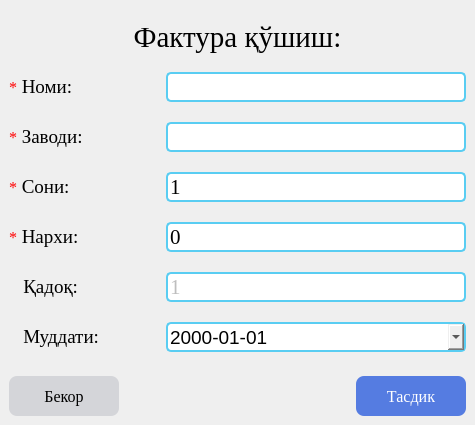
<?xml version="1.0" encoding="UTF-8"?>
<ui version="4.0">
 <class>MainWindow</class>
 <widget class="QMainWindow" name="MainWindow">
  <property name="geometry">
   <rect>
    <x>0</x>
    <y>0</y>
    <width>475</width>
    <height>425</height>
   </rect>
  </property>
  <property name="sizePolicy">
   <sizepolicy hsizetype="Fixed" vsizetype="Fixed">
    <horstretch>0</horstretch>
    <verstretch>0</verstretch>
   </sizepolicy>
  </property>
  <property name="minimumSize">
   <size>
    <width>0</width>
    <height>0</height>
   </size>
  </property>
  <property name="maximumSize">
   <size>
    <width>7575757</width>
    <height>5757575</height>
   </size>
  </property>
  <property name="windowTitle">
   <string>MainWindow</string>
  </property>
  <property name="windowIcon">
   <iconset>
    <normalon>:/01/icon.ico</normalon>
   </iconset>
  </property>
  <property name="styleSheet">
   <string notr="true">

QSpinBox#spin::up-button  {
width: 20px;
padding-top: 5px;
border-width: 1px;
}
QSpinBox#spin::down-button  {

width: 20px;
border-width: 1px;
;
}

QSpinBox#spin::up-arrow  {
image: url(:/02/drop_up.png);

min-width: 14px;
min-height: 10px;
max-width: 14px;
max-height: 10px;
height: 14px;
width: 10px;
}

QSpinBox#spin::up-button:pressed  {
top: -1px;
left: 1px;
}


QSpinBox#spin::down-arrow  {
image:  url(:/02/drop_down.png);
min-width: 14px;
min-height: 10px;
max-width: 14px;
max-height: 10px;
height: 14px;
width: 10px;
}

QSpinBox#spin::down-button:pressed  {
top: 1px;
left: 1px;
}

QSpinBox#spin_2::up-button  {
width: 20px;
padding-top: 5px;
border-width: 1px;
}
QSpinBox#spin_2::down-button  {

width: 20px;
border-width: 1px;
;
}

QSpinBox#spin_2::up-arrow  {
image: url(:/02/drop_up.png);

min-width: 14px;
min-height: 10px;
max-width: 14px;
max-height: 10px;
height: 14px;
width: 10px;
}

QSpinBox#spin_2::up-button:pressed  {
top: -1px;
left: 1px;
}


QSpinBox#spin_2::down-arrow  {
image:  url(:/02/drop_down.png);
min-width: 14px;
min-height: 10px;
max-width: 14px;
max-height: 10px;
height: 14px;
width: 10px;
}

QSpinBox#spin_2::down-button:pressed  {
top: 1px;
left: 1px;
}</string>
  </property>
  <widget class="QWidget" name="centralwidget">
   <layout class="QGridLayout" name="gridLayout">
    <item row="0" column="0">
     <layout class="QVBoxLayout" name="verticalLayout_2">
      <item>
       <widget class="QLabel" name="label_10">
        <property name="sizePolicy">
         <sizepolicy hsizetype="Expanding" vsizetype="Fixed">
          <horstretch>0</horstretch>
          <verstretch>0</verstretch>
         </sizepolicy>
        </property>
        <property name="maximumSize">
         <size>
          <width>16777215</width>
          <height>16777205</height>
         </size>
        </property>
        <property name="font">
         <font>
          <family>Times New Roman</family>
          <pointsize>22</pointsize>
         </font>
        </property>
        <property name="styleSheet">
         <string notr="true"/>
        </property>
        <property name="text">
         <string>Фактура қўшиш:</string>
        </property>
        <property name="alignment">
         <set>Qt::AlignCenter</set>
        </property>
       </widget>
      </item>
      <item>
       <layout class="QVBoxLayout" name="verticalLayout">
        <property name="spacing">
         <number>20</number>
        </property>
        <item>
         <layout class="QHBoxLayout" name="horizontalLayout">
          <property name="spacing">
           <number>0</number>
          </property>
          <item>
           <widget class="QLabel" name="label_7">
            <property name="font">
             <font>
              <family>Times New Roman</family>
              <pointsize>12</pointsize>
             </font>
            </property>
            <property name="styleSheet">
             <string notr="true">color: rgb(255, 0, 0);</string>
            </property>
            <property name="text">
             <string>*</string>
            </property>
           </widget>
          </item>
          <item>
           <widget class="QLabel" name="label">
            <property name="font">
             <font>
              <family>Times New Roman</family>
              <pointsize>14</pointsize>
             </font>
            </property>
            <property name="text">
             <string> Номи:</string>
            </property>
           </widget>
          </item>
          <item>
           <spacer name="horizontalSpacer">
            <property name="orientation">
             <enum>Qt::Horizontal</enum>
            </property>
            <property name="sizeType">
             <enum>QSizePolicy::Expanding</enum>
            </property>
            <property name="sizeHint" stdset="0">
             <size>
              <width>60</width>
              <height>20</height>
             </size>
            </property>
           </spacer>
          </item>
          <item>
           <widget class="QLineEdit" name="lineEdit">
            <property name="sizePolicy">
             <sizepolicy hsizetype="Minimum" vsizetype="Fixed">
              <horstretch>0</horstretch>
              <verstretch>0</verstretch>
             </sizepolicy>
            </property>
            <property name="minimumSize">
             <size>
              <width>300</width>
              <height>30</height>
             </size>
            </property>
            <property name="font">
             <font>
              <family>Times New Roman</family>
              <pointsize>16</pointsize>
             </font>
            </property>
            <property name="styleSheet">
             <string notr="true">QLineEdit{
border: 2px solid #59CDF2;
border-radius: 5px;
}
QLineEdit::focus{
border: 1px solid blue;
}</string>
            </property>
            <property name="placeholderText">
             <string/>
            </property>
           </widget>
          </item>
         </layout>
        </item>
        <item>
         <layout class="QHBoxLayout" name="horizontalLayout_2">
          <property name="spacing">
           <number>0</number>
          </property>
          <item>
           <widget class="QLabel" name="label_8">
            <property name="font">
             <font>
              <family>Times New Roman</family>
              <pointsize>12</pointsize>
             </font>
            </property>
            <property name="styleSheet">
             <string notr="true">color: rgb(255, 0, 0);</string>
            </property>
            <property name="text">
             <string>*</string>
            </property>
           </widget>
          </item>
          <item>
           <widget class="QLabel" name="label_2">
            <property name="font">
             <font>
              <family>Times New Roman</family>
              <pointsize>14</pointsize>
             </font>
            </property>
            <property name="text">
             <string> Заводи:</string>
            </property>
           </widget>
          </item>
          <item>
           <spacer name="horizontalSpacer_2">
            <property name="orientation">
             <enum>Qt::Horizontal</enum>
            </property>
            <property name="sizeType">
             <enum>QSizePolicy::Expanding</enum>
            </property>
            <property name="sizeHint" stdset="0">
             <size>
              <width>55</width>
              <height>20</height>
             </size>
            </property>
           </spacer>
          </item>
          <item>
           <widget class="QLineEdit" name="lineEdit_2">
            <property name="sizePolicy">
             <sizepolicy hsizetype="Minimum" vsizetype="Fixed">
              <horstretch>0</horstretch>
              <verstretch>0</verstretch>
             </sizepolicy>
            </property>
            <property name="minimumSize">
             <size>
              <width>300</width>
              <height>30</height>
             </size>
            </property>
            <property name="font">
             <font>
              <family>Times New Roman</family>
              <pointsize>16</pointsize>
             </font>
            </property>
            <property name="styleSheet">
             <string notr="true">QLineEdit{
border: 2px solid #59CDF2;
border-radius: 5px;
}
QLineEdit::focus{
border: 1px solid blue;
}</string>
            </property>
            <property name="text">
             <string/>
            </property>
            <property name="placeholderText">
             <string/>
            </property>
           </widget>
          </item>
         </layout>
        </item>
        <item>
         <layout class="QHBoxLayout" name="horizontalLayout_3">
          <property name="spacing">
           <number>0</number>
          </property>
          <item>
           <widget class="QLabel" name="label_11">
            <property name="font">
             <font>
              <family>Times New Roman</family>
              <pointsize>12</pointsize>
             </font>
            </property>
            <property name="styleSheet">
             <string notr="true">color: rgb(255, 0, 0);</string>
            </property>
            <property name="text">
             <string>*</string>
            </property>
           </widget>
          </item>
          <item>
           <widget class="QLabel" name="label_3">
            <property name="font">
             <font>
              <family>Times New Roman</family>
              <pointsize>14</pointsize>
             </font>
            </property>
            <property name="text">
             <string> Сони:</string>
            </property>
           </widget>
          </item>
          <item>
           <spacer name="horizontalSpacer_3">
            <property name="orientation">
             <enum>Qt::Horizontal</enum>
            </property>
            <property name="sizeType">
             <enum>QSizePolicy::Expanding</enum>
            </property>
            <property name="sizeHint" stdset="0">
             <size>
              <width>65</width>
              <height>20</height>
             </size>
            </property>
           </spacer>
          </item>
          <item>
           <widget class="QSpinBox" name="spin">
            <property name="minimumSize">
             <size>
              <width>300</width>
              <height>30</height>
             </size>
            </property>
            <property name="font">
             <font>
              <family>Times New Roman</family>
              <pointsize>16</pointsize>
             </font>
            </property>
            <property name="styleSheet">
             <string notr="true">QSpinBox{
border: 2px solid #59CDF2;
border-radius: 5px;
}
QSpinBox::focus{
border: 1px solid blue;
}</string>
            </property>
            <property name="minimum">
             <number>1</number>
            </property>
            <property name="maximum">
             <number>99999999</number>
            </property>
           </widget>
          </item>
         </layout>
        </item>
        <item>
         <layout class="QHBoxLayout" name="horizontalLayout_4">
          <property name="spacing">
           <number>0</number>
          </property>
          <item>
           <widget class="QLabel" name="label_9">
            <property name="font">
             <font>
              <family>Times New Roman</family>
              <pointsize>12</pointsize>
             </font>
            </property>
            <property name="styleSheet">
             <string notr="true">color: rgb(255, 0, 0);</string>
            </property>
            <property name="text">
             <string>*</string>
            </property>
           </widget>
          </item>
          <item>
           <widget class="QLabel" name="label_4">
            <property name="font">
             <font>
              <family>Times New Roman</family>
              <pointsize>14</pointsize>
             </font>
            </property>
            <property name="text">
             <string> Нархи:</string>
            </property>
           </widget>
          </item>
          <item>
           <spacer name="horizontalSpacer_4">
            <property name="orientation">
             <enum>Qt::Horizontal</enum>
            </property>
            <property name="sizeType">
             <enum>QSizePolicy::Expanding</enum>
            </property>
            <property name="sizeHint" stdset="0">
             <size>
              <width>52</width>
              <height>20</height>
             </size>
            </property>
           </spacer>
          </item>
          <item>
           <widget class="QSpinBox" name="spin_2">
            <property name="minimumSize">
             <size>
              <width>300</width>
              <height>30</height>
             </size>
            </property>
            <property name="font">
             <font>
              <family>Times New Roman</family>
              <pointsize>16</pointsize>
             </font>
            </property>
            <property name="styleSheet">
             <string notr="true">QSpinBox{
border: 2px solid #59CDF2;
border-radius: 5px;
}
QSpinBox::focus{
border: 1px solid blue;
}</string>
            </property>
            <property name="minimum">
             <number>0</number>
            </property>
            <property name="maximum">
             <number>99999999</number>
            </property>
            <property name="value">
             <number>0</number>
            </property>
           </widget>
          </item>
         </layout>
        </item>
        <item>
         <layout class="QHBoxLayout" name="horizontalLayout_5">
          <property name="spacing">
           <number>0</number>
          </property>
          <item>
           <widget class="QLabel" name="label_5">
            <property name="font">
             <font>
              <family>Times New Roman</family>
              <pointsize>14</pointsize>
             </font>
            </property>
            <property name="text">
             <string>   Қадоқ:</string>
            </property>
           </widget>
          </item>
          <item>
           <spacer name="horizontalSpacer_5">
            <property name="orientation">
             <enum>Qt::Horizontal</enum>
            </property>
            <property name="sizeType">
             <enum>QSizePolicy::Expanding</enum>
            </property>
            <property name="sizeHint" stdset="0">
             <size>
              <width>65</width>
              <height>20</height>
             </size>
            </property>
           </spacer>
          </item>
          <item>
           <widget class="QLineEdit" name="lineEdit_5">
            <property name="enabled">
             <bool>false</bool>
            </property>
            <property name="sizePolicy">
             <sizepolicy hsizetype="Minimum" vsizetype="Fixed">
              <horstretch>0</horstretch>
              <verstretch>0</verstretch>
             </sizepolicy>
            </property>
            <property name="minimumSize">
             <size>
              <width>300</width>
              <height>30</height>
             </size>
            </property>
            <property name="font">
             <font>
              <family>Times New Roman</family>
              <pointsize>16</pointsize>
             </font>
            </property>
            <property name="styleSheet">
             <string notr="true">QLineEdit{
border: 2px solid #59CDF2;
border-radius: 5px;
}
QLineEdit::focus{
border: 1px solid blue;
}</string>
            </property>
            <property name="text">
             <string>1</string>
            </property>
            <property name="dragEnabled">
             <bool>false</bool>
            </property>
            <property name="placeholderText">
             <string/>
            </property>
           </widget>
          </item>
         </layout>
        </item>
        <item>
         <layout class="QHBoxLayout" name="horizontalLayout_6">
          <item>
           <widget class="QLabel" name="label_6">
            <property name="font">
             <font>
              <family>Times New Roman</family>
              <pointsize>14</pointsize>
             </font>
            </property>
            <property name="text">
             <string>   Муддати:</string>
            </property>
           </widget>
          </item>
          <item>
           <spacer name="horizontalSpacer_6">
            <property name="orientation">
             <enum>Qt::Horizontal</enum>
            </property>
            <property name="sizeType">
             <enum>QSizePolicy::Expanding</enum>
            </property>
            <property name="sizeHint" stdset="0">
             <size>
              <width>50</width>
              <height>20</height>
             </size>
            </property>
           </spacer>
          </item>
          <item>
           <widget class="QDateEdit" name="dateEdit">
            <property name="minimumSize">
             <size>
              <width>300</width>
              <height>30</height>
             </size>
            </property>
            <property name="maximumSize">
             <size>
              <width>200</width>
              <height>16777215</height>
             </size>
            </property>
            <property name="font">
             <font>
              <pointsize>14</pointsize>
             </font>
            </property>
            <property name="cursor">
             <cursorShape>PointingHandCursor</cursorShape>
            </property>
            <property name="styleSheet">
             <string notr="true">QDateEdit{
border: 2px solid #59CDF2;
border-radius: 5px;
}
QDateEdit::focus{
border: 1px solid blue;
}
QDateEdit::drop-down {
    image: url(:/02/drop_down.png);
	height: 20px;
	width: 15px;
	padding: 5px;
}</string>
            </property>
            <property name="currentSection">
             <enum>QDateTimeEdit::YearSection</enum>
            </property>
            <property name="displayFormat">
             <string>yyyy-MM-dd</string>
            </property>
            <property name="calendarPopup">
             <bool>true</bool>
            </property>
           </widget>
          </item>
         </layout>
        </item>
       </layout>
      </item>
      <item>
       <spacer name="verticalSpacer_2">
        <property name="orientation">
         <enum>Qt::Vertical</enum>
        </property>
        <property name="sizeType">
         <enum>QSizePolicy::Fixed</enum>
        </property>
        <property name="sizeHint" stdset="0">
         <size>
          <width>20</width>
          <height>18</height>
         </size>
        </property>
       </spacer>
      </item>
      <item>
       <layout class="QHBoxLayout" name="horizontalLayout_7">
        <item>
         <widget class="QPushButton" name="pushButton_2">
          <property name="minimumSize">
           <size>
            <width>110</width>
            <height>40</height>
           </size>
          </property>
          <property name="font">
           <font>
            <family>Times New Roman</family>
            <pointsize>12</pointsize>
           </font>
          </property>
          <property name="cursor">
           <cursorShape>PointingHandCursor</cursorShape>
          </property>
          <property name="styleSheet">
           <string notr="true">QPushButton{
	background-color: rgb(212, 213, 217);
border-radius: 8px;
  color: black;
}
</string>
          </property>
          <property name="text">
           <string>Бекор</string>
          </property>
          <property name="iconSize">
           <size>
            <width>24</width>
            <height>24</height>
           </size>
          </property>
         </widget>
        </item>
        <item>
         <spacer name="horizontalSpacer_7">
          <property name="orientation">
           <enum>Qt::Horizontal</enum>
          </property>
          <property name="sizeHint" stdset="0">
           <size>
            <width>40</width>
            <height>20</height>
           </size>
          </property>
         </spacer>
        </item>
        <item>
         <widget class="QPushButton" name="pushButton">
          <property name="minimumSize">
           <size>
            <width>110</width>
            <height>40</height>
           </size>
          </property>
          <property name="font">
           <font>
            <family>Times New Roman</family>
            <pointsize>12</pointsize>
           </font>
          </property>
          <property name="cursor">
           <cursorShape>PointingHandCursor</cursorShape>
          </property>
          <property name="styleSheet">
           <string notr="true">QPushButton{
	background-color: rgb(85, 124, 225);
border-radius: 8px;
  color: white;
}
</string>
          </property>
          <property name="text">
           <string>Тасдик</string>
          </property>
          <property name="iconSize">
           <size>
            <width>32</width>
            <height>32</height>
           </size>
          </property>
         </widget>
        </item>
       </layout>
      </item>
     </layout>
    </item>
   </layout>
  </widget>
 </widget>
 <resources>
  <include location="Icons.qrc"/>
 </resources>
 <connections/>
</ui>
